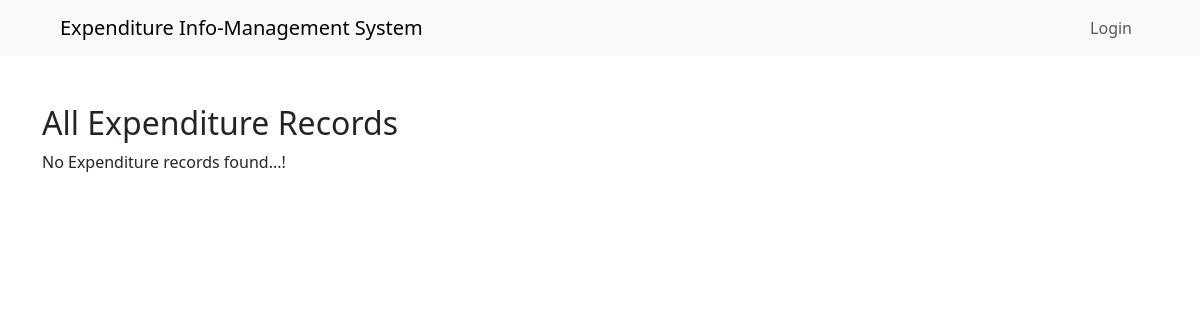
Before: /all-expenditure-records with the older database file.
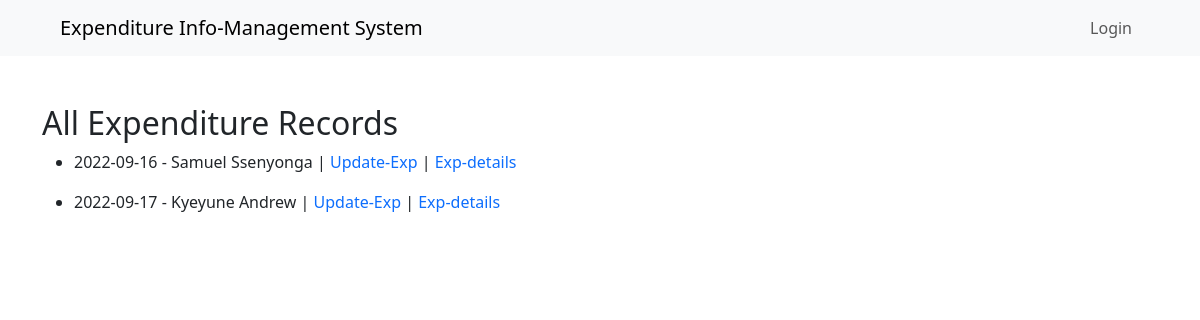
After: the same page with the newer database file.
### EIMS/models.py (models this page shows, shortened)
class Expenditure(models.Model):
    id = models.UUIDField(auto_created=True, primary_key=True, unique=True, editable=False, default=uuid.uuid4)
    uploaded_by = models.ForeignKey(NewUser, on_delete=models.CASCADE, blank=True, null=True)
    date = models.DateField()
    expense_category = models.CharField(max_length=255)
    vendor_payee = models.CharField(max_length=255)
    description = models.TextField()
    amount = models.DecimalField(max_digits=10, decimal_places=2)
    def __str__(self):
        return f"{self.date} - {self.vendor_payee}"

### EIMS/views.py (the view)
# urls.py: path('all-expenditure-records', views.allExpRecords, name='allexp'),
def allExpRecords(request):
    allexp = Expenditure.objects.all()
    context = {
        'allexp' : allexp,
    }
    return render(request, 'app_pages/allexp-records.html', context)

### templates/app_pages/allexp-records.html
{% extends "copyfrom/main.html" %}
{% block content %}
<h2>All Expenditure Records</h2>
{% if allexp %}
{% for all in allexp %}
<ul>
    <li>
        {{all}} | <a class="text-decoration-none" href="{% url 'update-exp' all.id %}">Update-Exp</a> | <a class="text-decoration-none" href="{% url 'exp-details' all.id %}">Exp-details</a>
    </li>
</ul>
{% endfor %}
{% else %}
<p>No Expenditure records found...!</p>
{% endif %}
{% endblock %}

### templates/copyfrom/main.html (shortened to what this page needs)
{% load static %}
<!DOCTYPE html>
<html lang="en">
<head>
    <link rel="stylesheet" href="{% static 'css/bootstrap.min.css' %}">
</head>
<body>
    <nav class="navbar navbar-expand-lg bg-body-tertiary px-5">
        <div class="container-fluid">
            <a class="navbar-brand" href="#">Expenditure Info-Management System</a>
            <div class="collapse navbar-collapse" id="navbarSupportedContent">
                <ul class="navbar-nav ms-auto mb-2 mb-lg-0">
                    {% if user.is_authenticated %}
                    <li class="nav-item">
                        <a class="nav-link" href="{% url 'dashboard' %}">Dashboard</a>
                    </li>
                    <li class="nav-item">
                        <a class="nav-link" href="{% url 'create-exp' user.id %}">Record Exp</a>
                    </li>
                    <li class="nav-item">
                        <a class="nav-link" href="{% url 'allExp-records' %}">All Exp. Records</a>
                    </li>
                    <li class="nav-item">
                        <a class="nav-link" href="{% url 'signout' %}">Logout</a>
                    </li>
                    {% else %}
                    <li class="nav-item">
                        <a class="nav-link" aria-current="page" href="{% url 'signin' %}">Login</a>
                    </li>
                    {% endif %}
                </ul>
            </div>
        </div>
    </nav>
    <div class="container py-5">
        {% block content %}
        {% endblock %}
    </div>
</body>
</html>

Changed rows visible on the page:
added Expenditure: date+vendor_payee "2022-09-16 - Samuel Ssenyonga"
added Expenditure: date+vendor_payee "2022-09-17 - Kyeyune Andrew"
Other visible differences:
text no longer shown: "No Expenditure records found...!"
